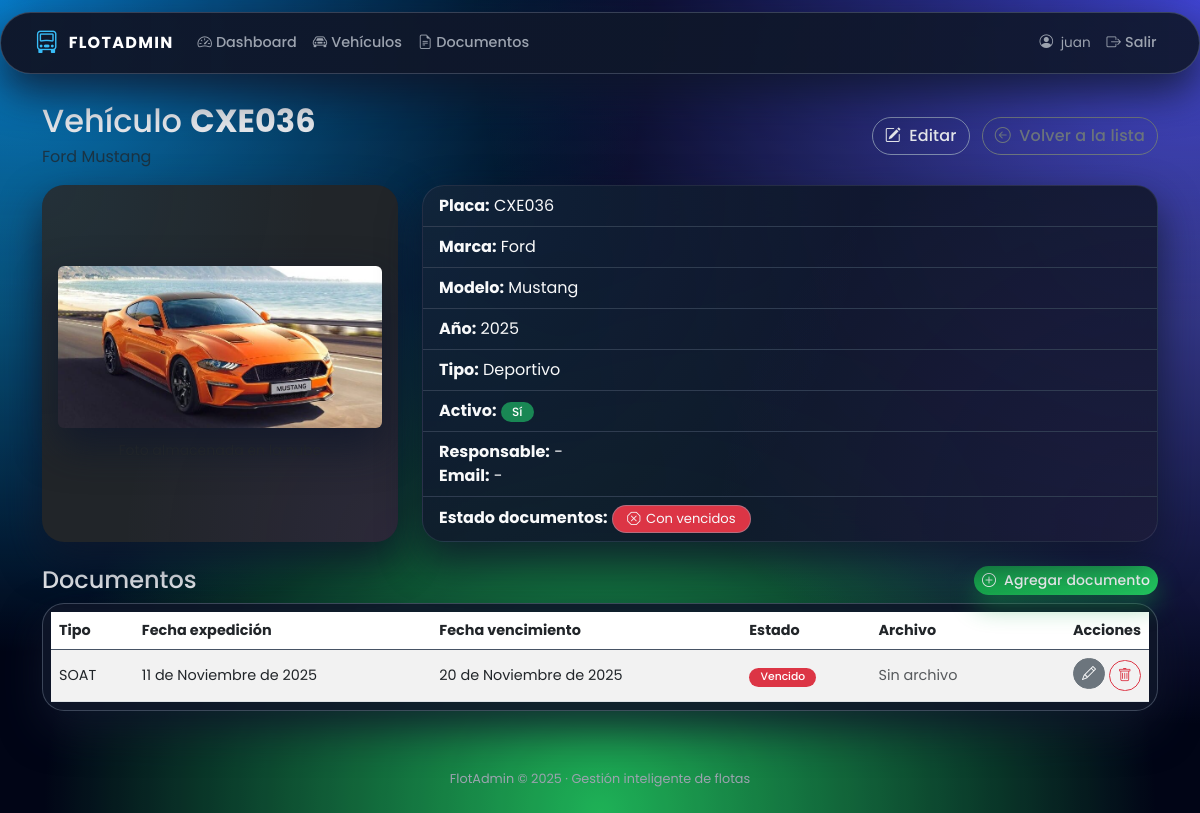
Screenshot of /vehiculos/1/ (signed in) with the database file from the repository.
### gestion_flota/models.py (models this page shows, shortened)
class Vehiculo(models.Model):
    placa = models.CharField(max_length=10, unique=True)
    marca = models.CharField(max_length=50)
    modelo = models.CharField(max_length=50)
    anio = models.PositiveIntegerField(null=True, blank=True)
    tipo = models.CharField(
        max_length=50,
        blank=True,
        help_text="Ej: camioneta, camión, moto, automóvil, etc.",
    )
    foto = models.ImageField(
        upload_to=vehiculo_foto_path,
        null=True,
        blank=True,
        help_text="Foto del vehículo. Se almacena en Cloudinary.",
    )
    activo = models.BooleanField(default=True)
    responsable_nombre = models.CharField(max_length=100, blank=True)
    responsable_email = models.EmailField(blank=True)
    creado_por = models.ForeignKey(
        User,
        on_delete=models.SET_NULL,
        null=True,
        blank=True,
        related_name="vehiculos_creados",
    )
    creado_en = models.DateTimeField(auto_now_add=True)
    class Meta:
        verbose_name = "Vehículo"
        verbose_name_plural = "Vehículos"
        ordering = ["placa"]
    @property
    def estado_documentos(self):
        docs = list(self.documentos.all())
        if not docs:
            return 'sin_documentos'
        estados = [d.estado for d in docs]
        if 'vencido' in estados:
            return 'con_vencidos'
        if 'proximo' in estados:
            return 'con_proximos'
        return 'al_dia'

class DocumentoVehiculo(models.Model):
    vehiculo = models.ForeignKey(
        Vehiculo,
        on_delete=models.CASCADE,
        related_name='documentos',
    )
    tipo = models.ForeignKey(
        TipoDocumento,
        on_delete=models.PROTECT,
    )
    fecha_expedicion = models.DateField(null=True, blank=True)
    fecha_vencimiento = models.DateField()
    archivo = models.FileField(
        upload_to=documento_vehiculo_path,
        null=True,
        blank=True,
        validators=[FileExtensionValidator(['pdf'])],
        help_text="Archivo PDF del documento. Se almacena en Cloudinary.",
    )
    creado_en = models.DateTimeField(auto_now_add=True)
    class Meta:
        ordering = ['fecha_vencimiento']
        verbose_name = "Documento de vehículo"
        verbose_name_plural = "Documentos de vehículos"
    @property
    def estado(self):
        hoy = date.today()
        if self.fecha_vencimiento < hoy:
            return 'vencido'
        delta_alerta = 30
        if (self.fecha_vencimiento - hoy).days <= delta_alerta:
            return 'proximo'
        return 'vigente'

class TipoDocumento(models.Model):
    nombre = models.CharField(max_length=50)  # SOAT, Tecnomecánica, Seguro, etc.
    descripcion = models.TextField(blank=True)
    class Meta:
        verbose_name = "Tipo de documento"
        verbose_name_plural = "Tipos de documento"
        ordering = ["nombre"]

### gestion_flota/views.py (the view)
# urls.py: path('vehiculos/<int:pk>/', views.VehiculoDetailView.as_view(), name='vehiculo_detail'),
@method_decorator(login_required, name='dispatch')
class VehiculoDetailView(DetailView):
    model = Vehiculo
    template_name = 'gestion_flota/vehiculo_detail.html'
    context_object_name = 'vehiculo'

### templates/gestion_flota/vehiculo_detail.html (shortened to what this page needs)
{% extends 'base.html' %}
{% block content %}
<div class="container mt-4">
  <div class="d-flex justify-content-between align-items-center mb-3">
    <div>
      <h2 class="mb-1">
        Vehículo <strong>{{ vehiculo.placa }}</strong>
      </h2>
      <p class="text-muted mb-0">
        {{ vehiculo.marca }} {{ vehiculo.modelo }}
      </p>
    </div>
    <div>
      <a href="{% url 'vehiculo_update' vehiculo.pk %}" class="btn btn-outline-light">
        <i class="bi bi-pencil-square me-1"></i> Editar
      </a>
      <a href="{% url 'vehiculo_list' %}" class="btn btn-outline-secondary ms-2">
        <i class="bi bi-arrow-left-circle me-1"></i> Volver a la lista
      </a>
    </div>
  </div>
  <div class="row g-4 mb-4">
    <div class="col-md-4">
      {% if vehiculo.foto %}
        <div class="card bg-dark border-0 h-100">
          <div class="card-body d-flex flex-column justify-content-center">
            <img src="{{ vehiculo.foto.url }}"
                 class="img-fluid rounded mb-2 vehiculo-foto"
                 alt="Foto del vehículo {{ vehiculo.placa }}"
                 style="max-height: 260px; object-fit: cover; width: 100%;">
            <div class="form-text text-center text-muted">
            </div>
          </div>
        </div>
      {% endif %}
    </div>
    <div class="col-md-8">
      <div class="card">
        <div class="card-body p-0">
          <ul class="list-group list-group-flush">
            <li class="list-group-item bg-transparent text-light">
              <strong>Placa:</strong> {{ vehiculo.placa }}
            </li>
            <li class="list-group-item bg-transparent text-light">
              <strong>Marca:</strong> {{ vehiculo.marca }}
            </li>
            <li class="list-group-item bg-transparent text-light">
              <strong>Modelo:</strong> {{ vehiculo.modelo }}
            </li>
            <li class="list-group-item bg-transparent text-light">
              <strong>Año:</strong> {{ vehiculo.anio|default:"-" }}
            </li>
            <li class="list-group-item bg-transparent text-light">
              <strong>Tipo:</strong> {{ vehiculo.tipo|default:"-" }}
            </li>
            <li class="list-group-item bg-transparent text-light">
              <strong>Activo:</strong>
              {% if vehiculo.activo %}
                <span class="badge text-bg-success">Sí</span>
              {% else %}
                <span class="badge text-bg-danger">No</span>
              {% endif %}
            </li>
            <li class="list-group-item bg-transparent text-light">
              <strong>Responsable:</strong> {{ vehiculo.responsable_nombre|default:"-" }}<br>
              <strong>Email:</strong>
              {% if vehiculo.responsable_email %}
                <a href="mailto:{{ vehiculo.responsable_email }}" class="link-light">
                  {{ vehiculo.responsable_email }}
                </a>
              {% else %}
                -
              {% endif %}
            </li>
            <li class="list-group-item bg-transparent text-light">
              <strong>Estado documentos:</strong>
              {% with estado=vehiculo.estado_documentos %}
                {% if estado == 'sin_documentos' %}
                  <span class="estado-pill bg-secondary text-light">
                    <i class="bi bi-exclamation-circle"></i> Sin documentos
                  </span>
                {% elif estado == 'con_vencidos' %}
                  <span class="estado-pill bg-danger text-light">
                    <i class="bi bi-x-octagon"></i> Con vencidos
                  </span>
                {% elif estado == 'con_proximos' %}
                  <span class="estado-pill bg-warning text-dark">
                    <i class="bi bi-hourglass-split"></i> Por vencer
                  </span>
                {% else %}
                  <span class="estado-pill bg-success text-light">
                    <i class="bi bi-check-circle"></i> Al día
                  </span>
                {% endif %}
              {% endwith %}
            </li>
          </ul>
        </div>
      </div>
    </div>
  </div>
  <div class="d-flex justify-content-between align-items-center mb-2">
    <h4 class="mb-0">Documentos</h4>
    <a href="{% url 'documento_create' vehiculo.pk %}" class="btn btn-success btn-sm">
      <i class="bi bi-plus-circle me-1"></i> Agregar documento
    </a>
  </div>
  <div class="table-responsive mt-2">
    <table class="table table-striped table-hover align-middle mb-0">
      <thead>
        <tr>
          <th>Tipo</th>
          <th>Fecha expedición</th>
          <th>Fecha vencimiento</th>
          <th>Estado</th>
          <th>Archivo</th>
          <th class="text-end">Acciones</th>
        </tr>
      </thead>
      <tbody>
        {% for doc in vehiculo.documentos.all %}
          <tr>
            <td>{{ doc.tipo.nombre }}</td>
            <td>{{ doc.fecha_expedicion|default:"-" }}</td>
            <td>{{ doc.fecha_vencimiento }}</td>
            <td>
              {% if doc.estado == 'vencido' %}
                <span class="badge text-bg-danger">Vencido</span>
              {% elif doc.estado == 'proximo' %}
                <span class="badge text-bg-warning text-dark">Próximo</span>
              {% else %}
                <span class="badge text-bg-success">Vigente</span>
              {% endif %}
            </td>
            <td>
              {% if doc.archivo %}
                <a href="{{ doc.archivo.url }}" target="_blank" class="btn btn-outline-primary btn-sm">
                  <i class="bi bi-box-arrow-up-right"></i> Ver
                </a>
              {% else %}
                <span class="text-muted">Sin archivo</span>
              {% endif %}
            </td>
            <td class="text-end">
              <a href="{% url 'documento_update' doc.pk %}" class="btn btn-sm btn-secondary mb-1">
                <i class="bi bi-pencil"></i>
              </a>
              <a href="{% url 'documento_delete' doc.pk %}" class="btn btn-sm btn-outline-danger">
                <i class="bi bi-trash"></i>
              </a>
            </td>
          </tr>
        {% empty %}
          <tr>
            <td colspan="6" class="text-center text-muted">
              Este vehículo aún no tiene documentos.
            </td>
          </tr>
        {% endfor %}
      </tbody>
    </table>
  </div>
</div>
{% endblock %}

### templates/base.html (shortened to what this page needs)
{% load static %}
<!DOCTYPE html>
<html lang="es">
<head>
  <link
    href="https://cdn.jsdelivr.net/npm/bootstrap@5.3.0/dist/css/bootstrap.min.css"
    rel="stylesheet">
  <link
    rel="stylesheet"
    href="https://cdn.jsdelivr.net/npm/bootstrap-icons@1.11.3/font/bootstrap-icons.css">
</head>
<body>
<nav class="navbar navbar-expand-lg navbar-dark">
  <div class="container-fluid">
    <a class="navbar-brand d-flex align-items-center" href="{% url 'dashboard' %}">
      <i class="bi bi-truck-front"></i>
      <span>FlotAdmin</span>
    </a>
    <div class="collapse navbar-collapse" id="navbarNav">
      {% if user.is_authenticated %}
        <ul class="navbar-nav me-auto">
          <li class="nav-item">
            <a class="nav-link" href="{% url 'dashboard' %}">
              <i class="bi bi-speedometer2 me-1"></i>Dashboard
            </a>
          </li>
          <li class="nav-item">
            <a class="nav-link" href="{% url 'vehiculo_list' %}">
              <i class="bi bi-car-front me-1"></i>Vehículos
            </a>
          </li>
          <li class="nav-item">
            <a class="nav-link" href="{% url 'documento_list' %}">
              <i class="bi bi-file-earmark-text me-1"></i>Documentos
            </a>
          </li>
        </ul>
        <ul class="navbar-nav ms-auto">
          <li class="nav-item d-flex align-items-center me-2">
            <span class="navbar-text">
              <i class="bi bi-person-circle me-1"></i> {{ user.username }}
            </span>
          </li>
          <li class="nav-item">
            <a class="nav-link" href="{% url 'logout' %}">
              <i class="bi bi-box-arrow-right me-1"></i>Salir
            </a>
          </li>
        </ul>
      {% endif %}
    </div>
  </div>
</nav>
<div class="container main-wrapper">
  {% block content %}{% endblock %}
</div>
<footer class="app-footer">
  FlotAdmin © {% now "Y" %} · Gestión inteligente de flotas
</footer>
</body>
</html>

### templates/base.html (style rules this page uses)
:root { --bg-gradient: radial-gradient(circle at top left, #0ea5e9 0, transparent 45%), radial-gradient(circle at top right, #6366f1 0, transparent 50%), radial-gradient(circle at bottom, #22c55e 0, #020617 55%); --card-bg: rgba(15, 23, 42, 0.9); --card-border: rgba(148, 163, 184, 0.15); --text-main: #e5e7eb; --text-muted: #9ca3af; --accent: #60a5fa; --accent-soft: rgba(96, 165, 250, 0.2); --shadow-soft: 0 18px 40px rgba(15, 23, 42, 0.8); --radius-xl: 22px; --transition-fast: 0.2s ease-out; }
body { min-height: 100vh; margin: 0; font-family: "Poppins", system-ui, -apple-system, BlinkMacSystemFont, "Segoe UI", sans-serif; background: #020617; color: var(--text-main); position: relative; overflow-x: hidden; }
body::before { content: ""; position: fixed; inset: 0; background: var(--bg-gradient); opacity: 0.9; z-index: -2; }
body::after { content: ""; position: fixed; inset: 0; background-image: linear-gradient(to bottom, rgba(15, 23, 42, 0.5), transparent 40%); mix-blend-mode: soft-light; z-index: -1; }
.navbar { margin-top: 12px; margin-inline: auto; max-width: 1200px; border-radius: 999px; background: linear-gradient(90deg, rgba(15, 23, 42, 0.98), rgba(15, 23, 42, 0.9)); border: 1px solid rgba(148, 163, 184, 0.3); box-shadow: var(--shadow-soft); padding-inline: 1.4rem; }
.navbar-brand { font-weight: 700; letter-spacing: 0.08em; text-transform: uppercase; font-size: 1rem; display: flex; align-items: center; gap: 0.6rem; }
.navbar-brand i { font-size: 1.4rem; color: #38bdf8; }
.navbar-nav .nav-link { font-size: 0.9rem; font-weight: 500; color: var(--text-muted); position: relative; padding-inline: 0.8rem; transition: color var(--transition-fast); }
.navbar-nav .nav-link::after { content: ""; position: absolute; left: 0.8rem; right: 0.8rem; bottom: 0.15rem; height: 2px; border-radius: 999px; background: linear-gradient(90deg, #38bdf8, #a855f7); opacity: 0; transform: scaleX(0.4); transform-origin: center; transition: opacity 0.2s ease-out, transform 0.2s ease-out; }
.navbar-text { font-size: 0.85rem; color: var(--text-muted); }
.main-wrapper { margin-top: 1.8rem; margin-bottom: 2.5rem; max-width: 1200px; padding-inline: 0.5rem; animation: fadeUp 0.5s ease-out; }
.card { border-radius: var(--radius-xl); border: 1px solid var(--card-border); background: radial-gradient(circle at top left, rgba(56, 189, 248, 0.08), transparent 55%), radial-gradient(circle at bottom right, rgba(168, 85, 247, 0.08), transparent 55%), var(--card-bg); box-shadow: var(--shadow-soft); backdrop-filter: blur(18px); -webkit-backdrop-filter: blur(18px); transition: transform var(--transition-fast), box-shadow var(--transition-fast), border-color var(--transition-fast); }
.card-body { background: transparent; }
.badge { border-radius: 999px; font-weight: 500; padding-inline: 0.7rem; }
.estado-pill { display: inline-flex; align-items: center; gap: 0.35rem; padding: 0.2rem 0.9rem; border-radius: 999px; font-size: 0.82rem; border: 1px solid rgba(148, 163, 184, 0.5); background-color: rgba(15, 23, 42, 0.7); backdrop-filter: blur(12px); }
.table { background-color: transparent; color: var(--text-main); font-size: 0.9rem; }
.table thead { background: radial-gradient(circle at top, rgba(15, 23, 42, 0.9), transparent 70%); color: var(--text-muted); border-bottom: 1px solid rgba(51, 65, 85, 0.9); }
.table tbody tr { background-color: rgba(15, 23, 42, 0.9); }
.table-responsive { border-radius: var(--radius-xl); background-color: rgba(15, 23, 42, 0.9); padding: 0.5rem; box-shadow: var(--shadow-soft); border: 1px solid rgba(148, 163, 184, 0.35); }
a, a:visited { color: var(--accent); text-decoration: none; }
.btn { border-radius: 999px; font-weight: 500; letter-spacing: 0.01em; transition: transform var(--transition-fast), box-shadow var(--transition-fast), background-color var(--transition-fast), color var(--transition-fast); }
.btn-success { background: linear-gradient(135deg, #16a34a, #22c55e); border: none; color: #f9fafb; box-shadow: 0 12px 25px rgba(22, 163, 74, 0.45); }
.btn-outline-light { color: var(--text-main); border-color: rgba(148, 163, 184, 0.8); background-color: transparent; }
.vehiculo-foto { border-radius: var(--radius-xl); box-shadow: var(--shadow-soft); object-fit: cover; }
.list-group-item { background-color: transparent; color: var(--text-main); border-color: rgba(51, 65, 85, 0.9); }
.app-footer { color: var(--text-muted); font-size: 0.8rem; padding: 18px 0 24px; text-align: center; }

### rows the page displays
Vehiculo: placa "CXE036", marca "Ford", modelo "Mustang", foto (picture), anio "2025", tipo "Deportivo", responsable_nombre "-"
DocumentoVehiculo: tipo.nombre "SOAT", fecha_expedicion "11 de Noviembre de 2025", fecha_vencimiento "20 de Noviembre de 2025", shows "Vencido", archivo "Sin archivo"

### other values shown
{{ user.username }} "juan"
